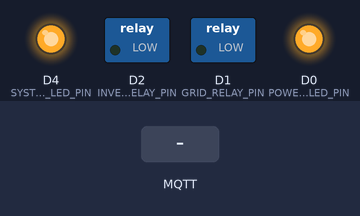
A sketch run on a simulated ESP8266 (NodeMCU). Shown: switched loads named in the sketch (green lamp = pin HIGH), output pins drawn as LEDs (lit = HIGH). Inputs (shaded band) come from the test bench. WiFi joins after 1.5 s; servers stay silent unless stated; EEPROM starts erased; no MQTT or app messages arrive unless stated.

Above: at 2.7 s.
2.8 s: MQTT message "OFF" arrives on the first subscribed topic
At 3.9 s:
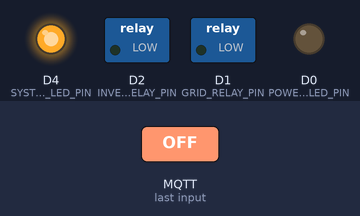
6.8 s: MQTT message "GRID" arrives on the first subscribed topic
At 8.2 s:
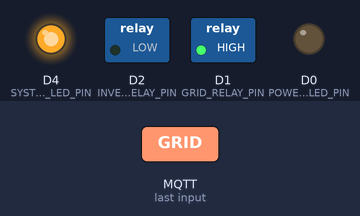
9.0 s: MQTT message "INVERTER" arrives on the first subscribed topic
At 10.9 s:
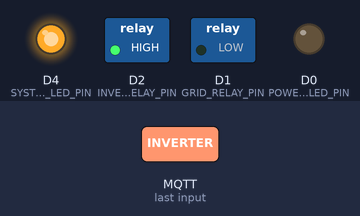
13.0 s: MQTT message "OFF" arrives on the second subscribed topic
At 16.7 s:
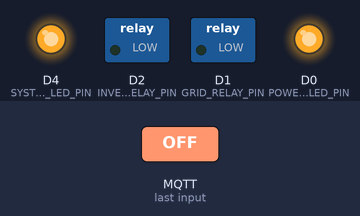
17.0 s: MQTT message "OFF" arrives on the third subscribed topic
At 20.1 s:
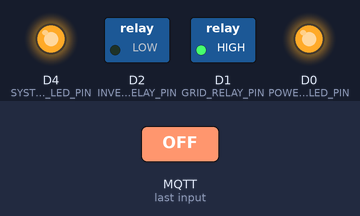
21.0 s: MQTT message "OFF" arrives on the first subscribed topic
At 24.4 s:
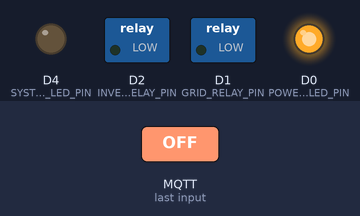
Timing chart, 0 to 26.0 s (numbered marks = the images above; inputs shaded):
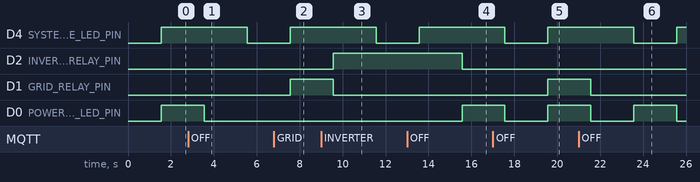

The sketch:

OverloadChangeOver-v2.ino
```cpp
/**

Overload ChangeOver for Offgrid

   Pins
   ====
   RX           - TX of PZEM
   TX           - RX of PZEM
   GPIO5 (D1)   - Relay 1 (Grid) Trigger
   GPIO4 (D2)   - Relay 2 (Inverter) Trigger
   GPIO16       - Power Status LED

*/

#include <ESP8266WiFi.h>
#include <ESP8266WiFiMulti.h>
#include <ESP8266mDNS.h>
#include <ArduinoOTA.h>
#include <MQTTClient.h>
#include <ModbusMaster.h>
#include <SoftwareSerial.h>
#include <EEPROM.h>

/* Configuration Parameters */
// WIFI
const char* ssid1  = "";
const char* password1 = "";
const char* ssid2  = "";
const char* password2 = "";

// MQTT
const char* mqttServerIP = "";
const char* mqttClientName = "Offgrid_OverloadChangeOver";
const char* mqttUserName = "";
const char* mqttPassword = "";

String COMMAND_MAIN_TOPIC = "controllers/offgrid/overloadco/cmd";
String COMMAND_POWER_SUB_TOPIC = "/maxpower";
String COMMAND_INTERVAL_SUB_TOPIC = "/interval";
String COMMAND_RESPONSE_SUB_TOPIC = "/response";
String STATUS_TOPIC = "controllers/offgrid/overloadco/status";
String STAT_TOPIC = "controllers/offgrid/overloadco/stat";
String EVENT_TOPIC = "controllers/offgrid/overloadco/event";

// OTA
const char* OTA_HOSTNAME = "OFFGRID_OVERLOAD_CHANGEOVER";

// Intervals
double powerThreshold = 2000;
double transitionInterval = 5000; // 5 secs
int delayBeforeBackToNormal = 120000;   // 2 mins
int outputStatsPublishingInterval = 5000; // 5 secs
int pzemReadInterval = 1000;
int ledBlinkOnOverloadInterval = 500;
int ledBlinkOnTransitionInterval = 250;
int ledBlinkOnSystemOKOnInterval = 1000;
int ledBlinkOnSystemOKOffInterval = 5000;
int connectionRetryInterval = 10000;        // 10s
int connectionSuspensionDuration = 600000; // 10min

bool debug = false;
/* End of Configuration Parameters */


// Variable for PINs
const int SYSTEM_STATE_LED_PIN = LED_BUILTIN;;
const int POWER_STATE_LED_PIN = 16;

const int GRID_RELAY_PIN = 5;
const int INVERTER_RELAY_PIN = 4;

const int RX_PIN = D1;
const int TX_PIN = D2;

// Components variables
ESP8266WiFiMulti wifiMulti;
WiFiClient wifiClient;
MQTTClient mqttClient(256);
ModbusMaster modbus;
SoftwareSerial loggingSerial(RX_PIN, TX_PIN); // (RX,TX)

// EEPRom configuration
int powerThresholdIndex = 0;
int transitionIntervalIndex = 1;

// Variables for business logic
enum OVERLOAD_STATE {
  INIT,
  TRANSITION_TO_NORMAL,
  NORMAL,
  TRANSITION_TO_OVERLOADED,
  OVERLOADED,
  RESTORED
};

OVERLOAD_STATE overloadState = INIT;
unsigned long restoredTime = 0;
unsigned long transitionStartTime = 0;
unsigned long statsPublishedTime = 0;
unsigned long pzemReadTime = 0;
unsigned long powerLedBlinkToggleTime = 0;
unsigned long systemLedBlinkToggleTime = 0;
unsigned long connectionNextRetryTime = 0;

bool powerStateLedOn = false;
bool systemStateLedOn = false;
bool offlineMode = false;

void setup() {

  if (debug) {
    loggingSerial.begin(115200);
  }

  // Init WiFi
  wifiMulti.addAP(ssid1, password1);   // add Wi-Fi networks you want to connect to
  wifiMulti.addAP(ssid2, password2);
  connectWifi();

  // Init MQTT
  mqttClient.begin(mqttServerIP, wifiClient);
  connectMqtt();

  // Load configs from EEPRom
  EEPROM.begin(512);
  byte tmpPowerThreshold = EEPROM.read(powerThresholdIndex);
  doLog("Loaded Max Power from EEPRom: "); doLogln(tmpPowerThreshold);
  if (tmpPowerThreshold == 0) {
    storeMaxPower();
  }  else {
    powerThreshold = tmpPowerThreshold * 100;
  }
  doLog("Max Power Threshold: "); doLogln(powerThreshold);

  byte tmpTransitionInterval = EEPROM.read(transitionIntervalIndex);
  doLog("Loaded TransitionInterval parameter from EEPRom: "); doLogln(tmpTransitionInterval);
  if (tmpTransitionInterval == 0) {
    storeTransitionInterval();
  }  else {
    transitionInterval = tmpTransitionInterval * 100;
  }
  doLog("Transition Interval: "); doLogln(transitionInterval);

  setupOTA();

  // Init pzem
  Serial.begin(9600);
  modbus.begin(1, Serial);

  // Variable initialization for business logic
  pinMode(SYSTEM_STATE_LED_PIN, OUTPUT);
  pinMode(POWER_STATE_LED_PIN, OUTPUT);
  pinMode(GRID_RELAY_PIN, OUTPUT);
  pinMode(INVERTER_RELAY_PIN, OUTPUT);

  digitalWrite(SYSTEM_STATE_LED_PIN, HIGH);
  digitalWrite(POWER_STATE_LED_PIN, HIGH);
  digitalWrite(GRID_RELAY_PIN, LOW);
  digitalWrite(INVERTER_RELAY_PIN, LOW);

  doLogln("Ready");

}

void setupOTA() {
  ArduinoOTA.onStart([]() {
    String type;
    if (ArduinoOTA.getCommand() == U_FLASH) {
      type = "sketch";
    } else { // U_SPIFFS
      type = "filesystem";
    }
    doLogln("Start updating " + type);
  });
  ArduinoOTA.onEnd([]() {
    doLogln("\nEnd");
  });
  ArduinoOTA.onProgress([](unsigned int progress, unsigned int total) {
    doLogln("Progress: %u%%\r" + (progress / (total / 100)));
  });
  ArduinoOTA.onError([](ota_error_t error) {
    doLogln("Error[%u]: " + error);
    if (error == OTA_AUTH_ERROR) {
      doLogln("Auth Failed");
    } else if (error == OTA_BEGIN_ERROR) {
      doLogln("Begin Failed");
    } else if (error == OTA_CONNECT_ERROR) {
      doLogln("Connect Failed");
    } else if (error == OTA_RECEIVE_ERROR) {
      doLogln("Receive Failed");
    } else if (error == OTA_END_ERROR) {
      doLogln("End Failed");
    }
  });
  ArduinoOTA.setHostname(OTA_HOSTNAME);
  ArduinoOTA.begin();
}

void storeMaxPower() {
  EEPROM.write(powerThresholdIndex, powerThreshold / 100);
  EEPROM.commit();
}

void storeTransitionInterval() {
  EEPROM.write(transitionIntervalIndex, transitionInterval / 100);
  EEPROM.commit();
}

void goOnline() {

  unsigned long currentTime = millis();

  if (currentTime < connectionNextRetryTime) {
     return;
  }

  if (wifiMulti.run() != WL_CONNECTED) {
    if (!connectWifi()) {
       connectionNextRetryTime = currentTime + connectionSuspensionDuration;
       offlineMode = true;
       return;
    }
  }

  if (!mqttClient.connected()) {
    if (!connectMqtt()) {
        connectionNextRetryTime = currentTime + connectionSuspensionDuration;
        offlineMode = true;
        return;
    }
  }
  offlineMode = false;
}

bool connectWifi() {
  unsigned long currentTime = millis();
  boolean isSuccess = true;
  doLogln("Connecting to WIFI network...");
  while (wifiMulti.run() != WL_CONNECTED) {
    if (millis() > (currentTime + connectionRetryInterval)) {
      isSuccess = false;
      break;
    }
    doLog(".");
    delay(1000);
  }
  if (isSuccess) {
    doLogln("\n");
    doLog("Connected to ");
    doLogln(WiFi.SSID());
  } else {
    doLogln("Unable to connect to WiFi network, Continuing with offline mode");
  }
  return isSuccess;
}

bool connectMqtt() {
  unsigned long currentTime = millis();
  boolean isSuccess = true;
  doLogln("Connecting to MQTT broker...");
  while (!mqttClient.connect(mqttClientName, mqttUserName, mqttPassword)) {
    if (millis() > (currentTime + connectionRetryInterval)) {
      isSuccess = false;
      break;
    }
    delay(1000);
  }
  if (isSuccess) {
    doLogln("Connected to MQTT Broker");
    mqttClient.onMessage(mqttOnMessage);

    // Subscribe to topics
    mqttClient.subscribe(COMMAND_MAIN_TOPIC);
    mqttClient.subscribe(COMMAND_MAIN_TOPIC + COMMAND_POWER_SUB_TOPIC);
    mqttClient.subscribe(COMMAND_MAIN_TOPIC + COMMAND_INTERVAL_SUB_TOPIC);


    // Publish the online message to a topic
    publishMessage(STATUS_TOPIC, "ONLINE");
  } else {
    doLogln("Unable to connect to MQTT Broker, Continuing with offline mode");
  }
  return isSuccess;
}

void loop() {
  ArduinoOTA.handle();
  mqttClient.loop();
  goOnline();
  businessLogic();
}

void businessLogic() {
  monitorPowerUsage();
  handleLEDGlow();
}

void monitorPowerUsage() {

  unsigned long currentTime = millis();

  // Read from PZEM
  if (currentTime >= (pzemReadTime + pzemReadInterval)) {
    pzemReadTime = currentTime;
    uint8_t pzemResult = modbus.readInputRegisters(0x0000, 10);
    double PZEM_V, PZEM_A, PZEM_W, PZEM_E, PZEM_F, PZEM_PF, PZEM_ALARM;
    if (pzemResult == modbus.ku8MBSuccess) {
      PZEM_V = (modbus.getResponseBuffer(0x00) / 10.0f);
      PZEM_A = (modbus.getResponseBuffer(0x01) / 1000.000f);
      PZEM_W = (modbus.getResponseBuffer(0x03) / 10.0f);
      PZEM_E = (modbus.getResponseBuffer(0x05) / 1000.0f);
      PZEM_F = (modbus.getResponseBuffer(0x07) / 10.0f);
      PZEM_PF = (modbus.getResponseBuffer(0x08) / 100.0f);
      PZEM_ALARM = (modbus.getResponseBuffer(0x09));
      if (PZEM_V > 500 && PZEM_W > 5000) { // Filter Noise
        return;
      }
    } else {
      PZEM_V = 0;
      PZEM_A = 0;
      PZEM_W = 0;
      PZEM_E = 0;
      PZEM_PF = 0;
      PZEM_ALARM = 0;
    }
    handlePowerOverload(PZEM_W);

    if (debug) {
      doLog("Voltage: "); doLogln(PZEM_V);
      doLog("Current: "); doLogln(PZEM_A);
      doLog("Power: "); doLogln(PZEM_W);
      doLog("Energy: "); doLogln(PZEM_E);
      doLog("Frequency: "); doLogln(PZEM_F);
      doLog("Power Factor: "); doLogln(PZEM_PF);
      doLog("Alarm Status: "); doLogln(PZEM_ALARM);
      doLogln("===");
    }

    String aggregatedResult = "{\"Voltage\":" + String(PZEM_V)
                              + ", \"Current\":" + String(PZEM_A)
                              + ", \"Power\":" + String(PZEM_W)
                              + ", \"Frequency\":" + String(PZEM_F)
                              + ", \"Power Factor\":" + String(PZEM_PF)
                              + ", \"Energy\":" + String(PZEM_E) + "}";
    if (debug) {
      doLogln(aggregatedResult);
    }

    // Send mqtt message
    if (currentTime >= (statsPublishedTime + outputStatsPublishingInterval)) {
      statsPublishedTime = currentTime;
      publishMessage(STAT_TOPIC, aggregatedResult);
    }
  }
}

void handlePowerOverload(double power) {
  if (overloadState == NORMAL) {
    if (power < powerThreshold) {
      return;
    } else {
      publishMessage(COMMAND_MAIN_TOPIC + COMMAND_RESPONSE_SUB_TOPIC, String(power));
      publishMessage(EVENT_TOPIC, "OVERLOAD");
      overloadState = TRANSITION_TO_OVERLOADED;
      transitionStartTime = millis();
      turnOffPower();
    }
  } else if (overloadState == TRANSITION_TO_OVERLOADED) {
    if (millis() > (transitionStartTime + transitionInterval)) {
        switchToGrid();
        overloadState = OVERLOADED;
    }
  } else if (overloadState == OVERLOADED  && (millis() > (transitionStartTime + (2 * transitionInterval)))) {
    if (power < powerThreshold) {
      publishMessage(EVENT_TOPIC, "RESTORED");
      overloadState = RESTORED;
      restoredTime = millis();
    }
  } else if (overloadState == RESTORED) {
    if (power >= powerThreshold) {
      publishMessage(EVENT_TOPIC, "OVERLOAD");
      overloadState = OVERLOADED;
    } else {
      if (millis() > (restoredTime + delayBeforeBackToNormal)) {
        publishMessage(EVENT_TOPIC, "NORMAL");
        turnOffPower();
        transitionStartTime = millis();
        overloadState = TRANSITION_TO_NORMAL;
      }
    }
  } else if (overloadState == TRANSITION_TO_NORMAL) {
    if (millis() > (transitionStartTime + transitionInterval)) {
        switchToInverter();
        overloadState = NORMAL;
    }
  } else if (overloadState == INIT) {
    if (power < powerThreshold) {
        publishMessage(EVENT_TOPIC, "NORMAL");
        switchToInverter();
        overloadState = NORMAL;
    } else {
        switchToGrid();
        publishMessage(EVENT_TOPIC, "OVERLOAD");
        overloadState = OVERLOADED;
    }
  }
}

void mqttOnMessage(String &topic, String &payload) {

  if (topic == (COMMAND_MAIN_TOPIC + COMMAND_POWER_SUB_TOPIC)) {
    doLog("Setting Max Power to: "); doLogln(payload);
    powerThreshold = payload.toDouble();
    storeMaxPower();
  } else if (topic == (COMMAND_MAIN_TOPIC + COMMAND_INTERVAL_SUB_TOPIC)) {
    doLog("Setting Transistion Interval to: "); doLogln(payload);
    transitionInterval = payload.toDouble();
    storeTransitionInterval();
  } else if (topic == COMMAND_MAIN_TOPIC) {
    if (payload == "OFF") {
      turnOffPower();
    } else if (payload == "GRID") {
      switchToGrid();
    } else if (payload == "INVERTER") {
      switchToInverter();
    } else if (payload == "DEBUG_ON") {
      debug = true;
      loggingSerial.begin(115200);
    } else if (payload == "DEBUG_OFF") {
      debug = false;
      loggingSerial.end();
    } else if (payload == "GET_MAX_POWER") {
      publishMessage(COMMAND_MAIN_TOPIC + COMMAND_RESPONSE_SUB_TOPIC, String(powerThreshold));
    } else if (payload == "GET_INTERVAL") {
      publishMessage(COMMAND_MAIN_TOPIC + COMMAND_RESPONSE_SUB_TOPIC, String(transitionInterval));
    }
  }
}

void handleLEDGlow() {

  unsigned long currentTime = millis();

  if (currentTime > (systemLedBlinkToggleTime + ledBlinkOnSystemOKOffInterval)) {
    systemLedBlinkToggleTime = currentTime;
    turnOnSystemStateLed();
  } else if (currentTime > (systemLedBlinkToggleTime + ledBlinkOnSystemOKOnInterval)) {
    turnOffSystemStateLed();
  }

  if (overloadState == NORMAL) {
    turnOnPowerStateLed();
  } else if (overloadState == TRANSITION_TO_OVERLOADED || overloadState == TRANSITION_TO_NORMAL) {
    if (currentTime > (powerLedBlinkToggleTime + ledBlinkOnTransitionInterval)) {
        togglePowerStateLed();
        powerLedBlinkToggleTime = currentTime;
    }
  } else if (overloadState == OVERLOADED || overloadState == RESTORED) {
    if (currentTime > (powerLedBlinkToggleTime + ledBlinkOnOverloadInterval)) {
        togglePowerStateLed();
        powerLedBlinkToggleTime = currentTime;
    }
  } else if (overloadState == INIT) {
    togglePowerStateLed();
    toggleSystemStateLed();
    delay(500);
    togglePowerStateLed();
    toggleSystemStateLed();
    delay(500);
    togglePowerStateLed();
    toggleSystemStateLed();
    delay(500);
    turnOffPowerStateLed();
    turnOffSystemStateLed();
  }
}

void turnOffPower() {
  digitalWrite(GRID_RELAY_PIN, LOW);
  digitalWrite(INVERTER_RELAY_PIN, LOW);
}

void switchToGrid() {
  digitalWrite(GRID_RELAY_PIN, HIGH);
  digitalWrite(INVERTER_RELAY_PIN, LOW);
}

void switchToInverter() {
  digitalWrite(GRID_RELAY_PIN, LOW);
  digitalWrite(INVERTER_RELAY_PIN, HIGH);
}

void turnOnPowerStateLed() {
  powerStateLedOn = true;
  digitalWrite(POWER_STATE_LED_PIN, LOW);
}

void turnOffPowerStateLed() {
  powerStateLedOn = false;
  digitalWrite(POWER_STATE_LED_PIN, HIGH);
}

void turnOnSystemStateLed() {
  systemStateLedOn = true;
  digitalWrite(SYSTEM_STATE_LED_PIN, LOW);
}

void turnOffSystemStateLed() {
  systemStateLedOn = false;
  digitalWrite(SYSTEM_STATE_LED_PIN, HIGH);
}

void togglePowerStateLed() {
  if (powerStateLedOn) {
     powerStateLedOn = false;
     digitalWrite(POWER_STATE_LED_PIN, HIGH);
  } else {
     powerStateLedOn = true;
     digitalWrite(POWER_STATE_LED_PIN, LOW);
  }
}

void toggleSystemStateLed() {
  if (systemStateLedOn) {
    systemStateLedOn = false;
    digitalWrite(SYSTEM_STATE_LED_PIN, HIGH);
  } else {
    systemStateLedOn = true;
    digitalWrite(SYSTEM_STATE_LED_PIN, LOW);
  }
}

void publishMessage(String topic, String value) {
  if (!offlineMode) {
    mqttClient.publish(topic, value);
  }
}

void doLogln(String message) {
  if (debug) {
    loggingSerial.println(message);
  }
}

void doLogln(double message) {
  if (debug) {
    loggingSerial.println(message);
  }
}

void doLogln(byte message) {
  if (debug) {
    loggingSerial.println(message);
  }
}

void doLog(String message) {
  if (debug) {
    loggingSerial.print(message);
  }
}
```

Measured:
- after the input at 2.8 s, D2 (INVERTER_RELAY_PIN): stays LOW (without the input it goes to HIGH after 0.76 s)
- after the input at 6.8 s, D1 (GRID_RELAY_PIN): LOW → HIGH after 0.76 s
- after the input at 9.0 s, D2 (INVERTER_RELAY_PIN): LOW → HIGH after 0.56 s; D1 (GRID_RELAY_PIN): HIGH → LOW after 0.56 s
- after the input at 13.0 s, D2 (INVERTER_RELAY_PIN): HIGH → LOW after 2.6 s; D0 (POWER_STATE_LED_PIN): LOW → HIGH after 2.6 s
- after the input at 17.0 s, D1 (GRID_RELAY_PIN): LOW → HIGH after 2.6 s
- after the input at 21.0 s, D1 (GRID_RELAY_PIN): HIGH → LOW after 0.57 s
